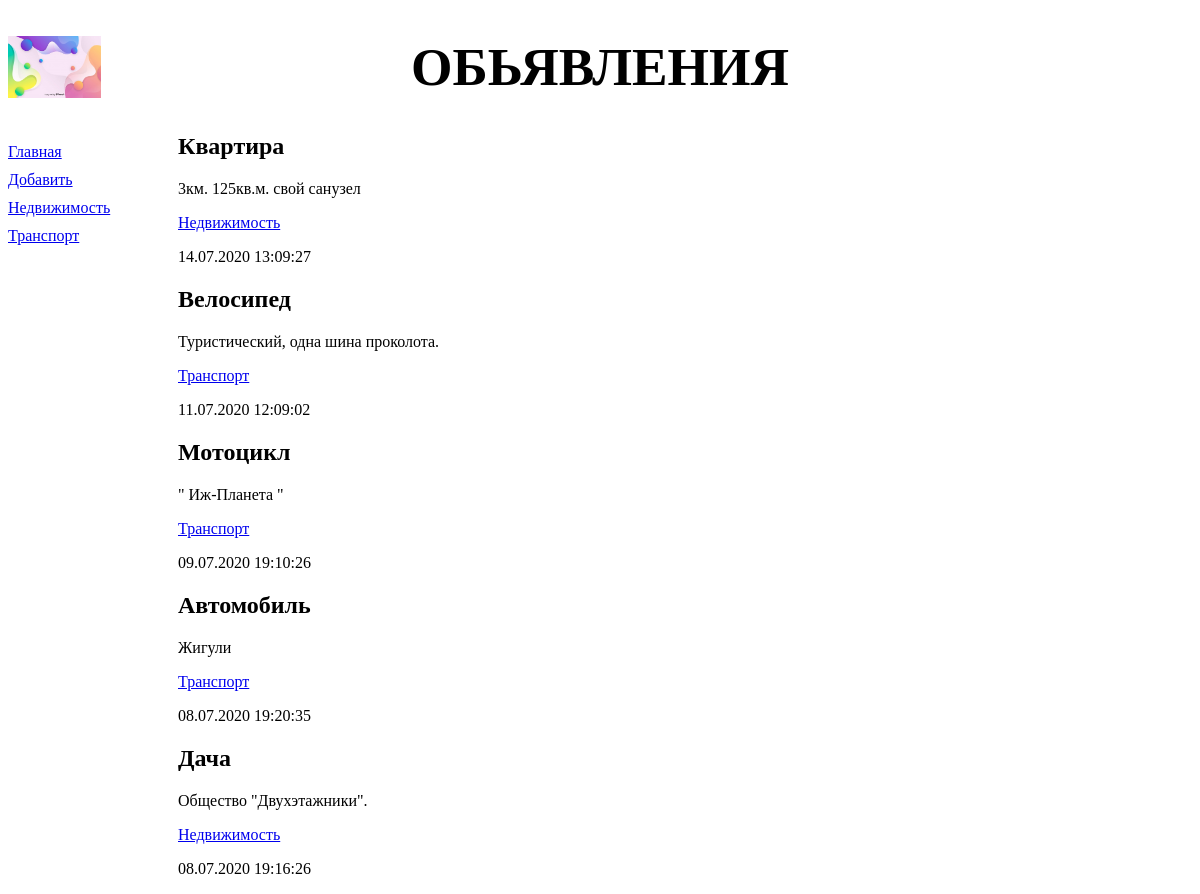
/bboard/, run on the app's committed database.
### bboard/models.py (models this page shows, shortened)
class Rubric(models.Model):
    name = models.CharField(max_length=20, db_index=True, verbose_name='Название')
    class Meta:
        verbose_name_plural = 'Рубрики'
        verbose_name = 'Рубрика'
        ordering = ['name']

class Bb(models.Model):
    KINDS = (
        (None, 'Выберете разряд публикуемого обьявления'),
        ('b', 'Куплю'),
        ('s', 'Продам'),
        ('c', 'Обменяю')
    )
    title = models.CharField(max_length=50, verbose_name='Товар')
    content = models.TextField(null=True, blank=True, verbose_name='Описание')
    price = models.FloatField(null=True, blank=True, verbose_name='Цена')
    published = models.DateTimeField(auto_now_add=True, db_index=True, verbose_name='Опубликовано')
    rubric = models.ForeignKey('Rubric', null=True, on_delete=models.PROTECT, verbose_name='Рубрика')
    kind = models.CharField(max_length=1, choices=KINDS, default='b', verbose_name='Вид обьявления')
    class Meta:
        verbose_name_plural = 'Обьявления'
        verbose_name = 'Обьявление'
        ordering = ['-published']

### bboard/views.py (the view)
# urls.py: path('', index, name='index')
def index(request):
    bbs = Bb.objects.all()
    rubrics = Rubric.objects.all()
    context = {'bbs': bbs, 'rubrics': rubrics}
    return render(request, 'bboard/index.html', context)

### bboard/templates/bboard/index.html
{% extends 'layout/basic.html' %}
{% block content %}
{% for bb in bbs %}
        <div class='b'>
            <h2> {{bb.title}} </h2>
            <p> {{ bb.content }} </p>
            <p> <a href='/bboard/{{ bb.rubric.pk }}/'>
            {{ bb.rubric.name }} </a> </p>
            <p> {{ bb.published|date:"d.m.Y H:i:s" }} </p>
        </div>
{% endfor %}
{% endblock %}

### bboard/templates/layout/basic.html (shortened to what this page needs)
{% load static %}
<!DOCTYPE html>
<html>
    <head>
        <link rel="stylesheet" type="text/css"
        href="{% static 'bboard/style.css' %}">
    </head>
    <body>
        <header>
            <h1> Обьявления </h1>
        </header>
        <nav>
            <a href="{% url 'index' %}"> Главная </a>
            <a href="{% url 'add' %}"> Добавить </a>
            {% for rubric in rubrics %}
            <a href="{% url 'by_rubric' rubric.pk %}"> {{ rubric.name }} </a>
            {% endfor %}
        </nav>
        <section>
        {% block content %}
        {% endblock %}
        </section>
    </body>
    </head>
</html>

### bboard/static/bboard/style.css (style rules this page uses)
header h1 { font-size: 40pt; text-transform: uppercase; text-align: center; background: url('bg.jpg') left / auto 100% no-repeat; }
nav { font_size: 16pt; width: 150px; float: left; }
nav a { display: block; margin: 10px 0px; }
section { margin-left: 170px; }

### data on the page
Rubric: name "Недвижимость"
Rubric: name "Транспорт"
Bb: title "Квартира", content "3км. 125кв.м. свой санузел", rubric.name "Недвижимость", published "14.07.2020 13:09:27"
Bb: title "Велосипед", content "Туристический, одна шина проколота.", rubric.name "Транспорт", published "11.07.2020 12:09:02"
Bb: title "Мотоцикл", content "\" Иж-Планета \"", rubric.name "Транспорт", published "09.07.2020 19:10:26"
Bb: title "Автомобиль", content "Жигули", rubric.name "Транспорт", published "08.07.2020 19:20:35"
Bb: title "Дача", content "Общество \"Двухэтажники\".", rubric.name "Недвижимость", published "08.07.2020 19:16:26"
